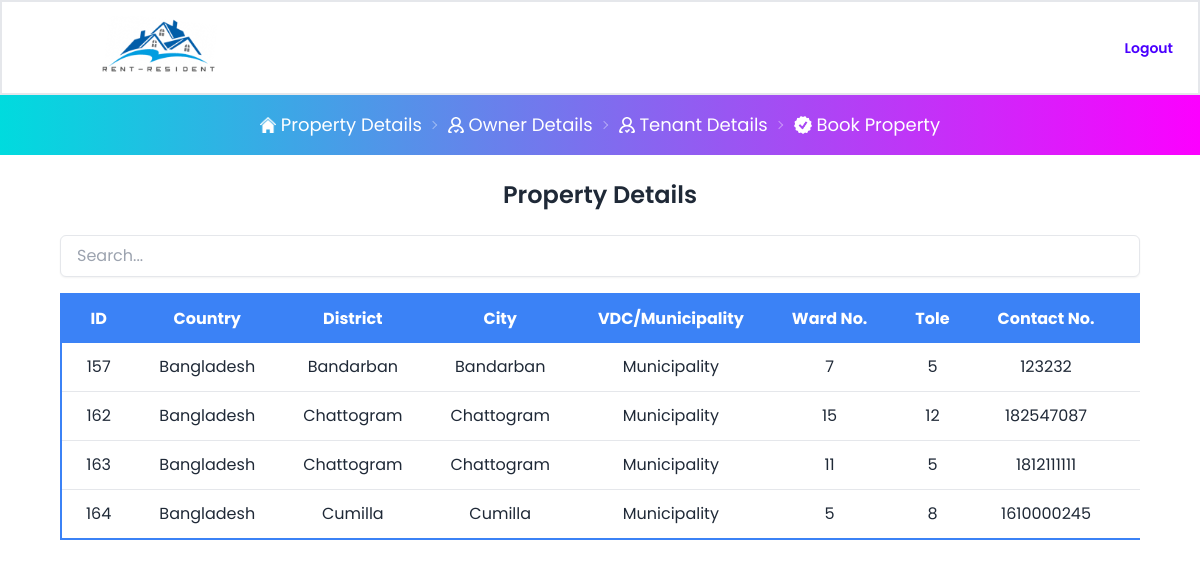
/admin/admin-index.php (signed in), run on the app's committed database.
### tables this page shows
CREATE TABLE `add_property` (
  `property_id` int(10) NOT NULL,
  `country` varchar(50) NOT NULL,
  `district` varchar(50) NOT NULL,
  `city` varchar(100) NOT NULL,
  `vdc_municipality` varchar(50) NOT NULL,
  `ward_no` int(10) NOT NULL,
  `tole` varchar(100) NOT NULL,
  `contact_no` bigint(10) NOT NULL,
  `property_type` varchar(50) NOT NULL,
  `estimated_price` bigint(10) NOT NULL,
  `total_rooms` int(10) NOT NULL,
  `bedroom` int(10) NOT NULL,
  `living_room` int(10) NOT NULL,
  `kitchen` int(10) NOT NULL,
  `bathroom` int(10) NOT NULL,
  `description` varchar(2000) NOT NULL,
  `booked` text NOT NULL,
  `owner_id` int(10) NOT NULL
);

### admin/admin-index.php (the view, shortened to what this page needs)
<?php
include("navbar.php");
 ?>
<head>
    <link rel="stylesheet" type="text/css" href="../styles.css">
</head>
<body>
    <section class="mx-auto flex justify-center p-2 gradient-title">
        <div class="breadcrumbs min-w-sm text-lg">
            <ul>
                <li>
                    <a href="#property-details" id="property-details-tab"><img src="../images/property-main.png" alt=""
                            width="16px">&nbsp;Property Details
                    </a>
                </li>
                <li>
                    <a href="#owner-details" id="owner-tab" class="active-btn"><img
                            src="../images/profile-round-1345-svgrepo-com.svg" alt="" width="16px">&nbsp;Owner Details
                    </a>
                </li>
                <li>
                    <a href="#tenant-details" id="tenant-tab" class="active-btn"><img
                            src="../images/profile-round-1345-svgrepo-com.svg" alt="" width="16px">&nbsp;Tenant Details
                    </a>
                </li>
                <li>
                    <a href="#booked-property" id="booked-property-tab"><img src="../images/book.png" alt=""
                            width="18px">&nbsp;Book Property </a>
                </li>
            </ul>
        </div>
    </section>
    <section id="property-details-section" class="w-[90%] section hide mx-auto my-3 h-screen">
        <div>
            <h3 class="text-2xl font-semibold text-center my-6">Property Details</h3>
            <div class="mb-4">
                <input type="text" id="myInput" onkeyup="bookedProperty()" placeholder="Search..."
                    title="Type in a name"
                    class="w-full px-4 py-2 border rounded-md shadow-sm focus:outline-none focus:ring-2 focus:ring-blue-500">
            </div>
            <div class="overflow-x-auto">
                <table class="min-w-full bg-white border border-2 border-blue-500 rounded-lg shadow-md"
                    border="2px solid black">
                    <thead class="whitespace-nowrap text-md">
                        <tr class="bg-blue-500 text-white text-center">
                            <th class="py-3 px-6">ID</th>
                            <th class="py-3 px-6">Country</th>
                            <th class="py-3 px-6">District</th>
                            <th class="py-3 px-6">City</th>
                            <th class="py-3 px-6">VDC/Municipality</th>
                            <th class="py-3 px-6">Ward No.</th>
                            <th class="py-3 px-6">Tole</th>
                            <th class="py-3 px-6">Contact No.</th>
                            <th class="py-3 px-6">Property Type</th>
                        </tr>
                    </thead>
                    <tbody class="whitespace-nowrap text-center">
                        <?php
        include("../config/config.php");
        $sql="SELECT * from add_property";
        $result=mysqli_query($db,$sql);
        if(mysqli_num_rows($result)>0)
      {
          while($rows=mysqli_fetch_assoc($result)){
          $property_id=$rows['property_id'];
       ?>
                        <tr class="border-b border-gray-200">
                            <td class="py-3 px-6"><?php echo $rows['property_id'] ?></td>
                            <td class="py-3 px-6"><?php echo $rows['country'] ?></td>
                            <td class="py-3 px-6"><?php echo $rows['district'] ?></td>
                            <td class="py-3 px-6"><?php echo $rows['city'] ?></td>
                            <td class="py-3 px-6"><?php echo $rows['vdc_municipality'] ?></td>
                            <td class="py-3 px-6"><?php echo $rows['ward_no'] ?></td>
                            <td class="py-3 px-6"><?php echo $rows['tole'] ?></td>
                            <td class="py-3 px-6"><?php echo $rows['contact_no'] ?></td>
                            <td class="py-3 px-6"><?php echo $rows['property_type'] ?></td>
                            <td>
                                <?php $sql2="SELECT * from property_photo where property_id='$property_id'";
        $query=mysqli_query($db,$sql2);
        if(mysqli_num_rows($query)>0)
      {
          while($row=mysqli_fetch_assoc($query)){ ?>
                                <img src="../owner/<?php echo $row['p_photo'] ?>" width="50px">
                                <?php }}}} ?>
                            </td>
                        </tr>
                    </tbody>
                </table>
            </div>
        </div>
    </section>
</body>
</html>

### admin/navbar.php (shortened to what this page needs)
<!DOCTYPE html>
<html lang="en" data-theme="light">
<head>
    <link href="https://cdn.jsdelivr.net/npm/daisyui@4.12.10/dist/full.min.css" rel="stylesheet" type="text/css" />
</head>
<div class="navbar bg-base-100 shadow-lg border border-2">
    <div class="navbar-start">
        <a href="admin-index.php"><img src="../images/rent-resident-logo.png" alt="" class="w-[300px]"></a>
    </div>
    <div class="navbar-center hidden lg:flex">
        <ul class="menu menu-horizontal px-1 text-md">
        </ul>
    </div>
    <div class="navbar-end hidden-sm">
        <?php
if(isset($_SESSION["email"]) && !empty($_SESSION['email'])){
  echo '<a href="../logout.php" class="btn btn-ghost text-sm text-primary">Logout</a>';
}
else {?>
        <li><a href="../how-to-register.php"><span class="glyphicon glyphicon-user"></span> Register</a></li>
        <li><a href="../how-to-login.php"><span class="glyphicon glyphicon-log-in"></span> Login</a></li>
        <?php } ?>
    </div>
</div>
<script src="https://cdn.tailwindcss.com"></script>
</body>
</html>

### styles.css (style rules this page uses)
.gradient-title { background: #fc00ff; background: -webkit-linear-gradient(to right, #00dbde, #fc00ff); background: linear-gradient(to right, #00dbde, #fc00ff); color: white; }

### admin/navbar.php (style rules this page uses)
body { font-family: "Poppins", sans-serif; }

### data on the page
add_property: property_id "157", country "Bangladesh", district "Bandarban", city "Bandarban", vdc_municipality "Municipality", ward_no "7", tole "5", contact_no "123232"
add_property: property_id "162", country "Bangladesh", district "Chattogram", city "Chattogram", vdc_municipality "Municipality", ward_no "15", tole "12", contact_no "182547087"
add_property: property_id "163", country "Bangladesh", district "Chattogram", city "Chattogram", vdc_municipality "Municipality", ward_no "11", tole "5", contact_no "1812111111"
add_property: property_id "164", country "Bangladesh", district "Cumilla", city "Cumilla", vdc_municipality "Municipality", ward_no "5", tole "8", contact_no "1610000245"
